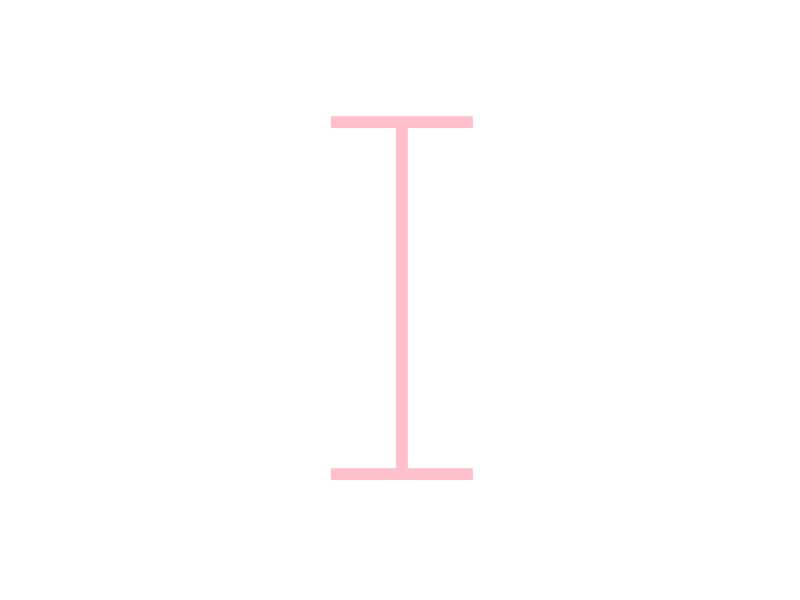
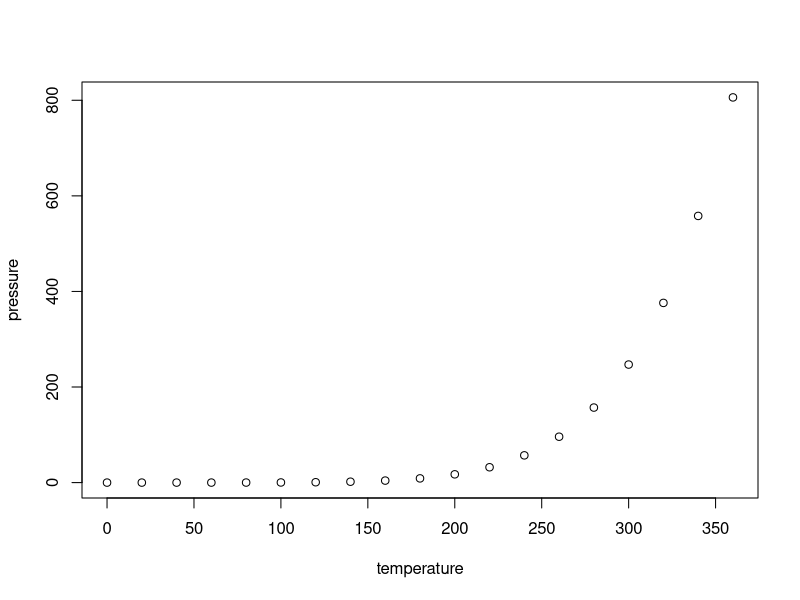

These charts were generated, in order, by the following R code:
## ---- chunk 1
knitr::opts_chunk$set(echo = FALSE)
## ---- chunk 2
# Letters
    library(tidyverse)
    t <- seq(-pi,pi,0.01)
    x <- 16*0.25*(3*sin(t) - sin(3*t))
    y <- 13*cos(t) - 5*cos(2*t) - cos(4*t)

    point1 <- 0
    point2 <- 0
    I <- tibble(point1, point2)

    IPlot <- I %>% 
      ggplot(aes(point1, point2)) +
      theme_classic() +
      geom_errorbar(ymin=-1, ymax=1, width=0.2, size=4, color="pink") +
      expand_limits(x=c(-.5,.5), y=c(-1.5,1.5)) +
      theme(axis.title.y = element_blank(),
            axis.title.x = element_blank(),
            plot.title = element_blank(),
            axis.line = element_blank(),
            axis.ticks = element_blank(),
            axis.text = element_blank())
    IPlot
## ---- chunk 3
summary(cars)
## ---- chunk 4
plot(pressure)
